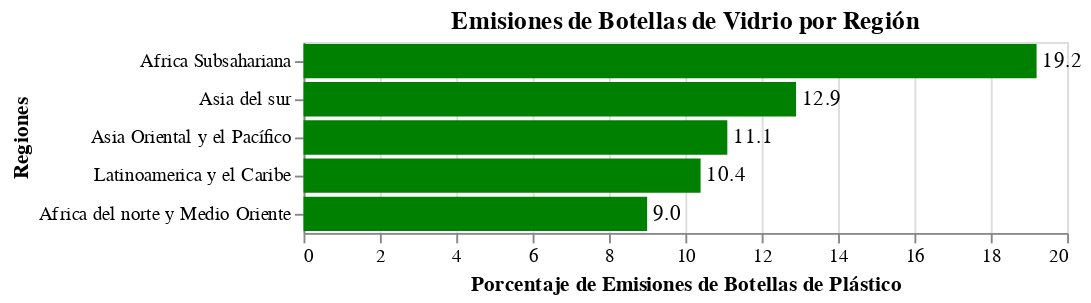

The cell this chart's notebook holds for it:
### Code cell
# Gráfico base
base = alt.Chart(datos_filtrados_1).encode(
     # Cambiar el eje a Y para barras horizontales
    y=alt.Y('Region', title='Regiones', sort='-x'),
    x=alt.X('Porcentaje', title='Porcentaje de Emisiones de Botellas de Plástico'),

  # Formato para mostrar los porcentajes
)  text=alt.Text('Porcentaje:Q', format='.1f')

# Combina barras y texto
chart_glass = base.mark_bar(color='green') + base.mark_text(
    
     # Alinea el texto a la izquierda de la barra
    align='left',

    # Desplaza ligeramente el texto
        dx=3,
    # Ajusta verticalmente si es necesario
     dy=0
)

# Propiedades del gráfico
chart_glass = chart_glass.properties(
    title='Emisiones de Botellas de Vidrio por Región'
)

# Muestra el gráfico
chart_glass

### Figure 1 — Vega-Lite specification as saved in the notebook (floating-point values rounded to 4 significant figures)
{"config": {"view": {"continuousWidth": 400, "continuousHeight": 300}}, "layer": [{"mark": {"type": "bar", "color": "green"}, "encoding": {"text": {"field": "Porcentaje", "format": ".1f", "type": "quantitative"}, "x": {"field": "Porcentaje", "title": "Porcentaje de Emisiones de Botellas de Plástico", "type": "quantitative"}, "y": {"field": "Region", "sort": "-x", "title": "Regiones", "type": "nominal"}}}, {"mark": {"type": "text", "align": "left", "dx": 3, "dy": 0}, "encoding": {"text": {"field": "Porcentaje", "format": ".1f", "type": "quantitative"}, "x": {"field": "Porcentaje", "title": "Porcentaje de Emisiones de Botellas de Plástico", "type": "quantitative"}, "y": {"field": "Region", "sort": "-x", "title": "Regiones", "type": "nominal"}}}], "data": {"name": "data-e6bc8e2799da464262f74e85c01edc45"}, "title": "Emisiones de Botellas de Vidrio por Región", "$schema": "https://vega.github.io/schema/vega-lite/v4.17.0.json", "datasets": {"data-e6bc8e2799da464262f74e85c01edc45": [{"Region": "Asia Oriental y el Pacífico", "Porcentaje": 11.1}, {"Region": "Asia del sur", "Porcentaje": 12.9}, {"Region": "Latinoamerica y el Caribe", "Porcentaje": 10.4}, {"Region": "Africa Subsahariana", "Porcentaje": 19.2}, {"Region": "Africa del norte y Medio Oriente", "Porcentaje": 9.0}]}}
